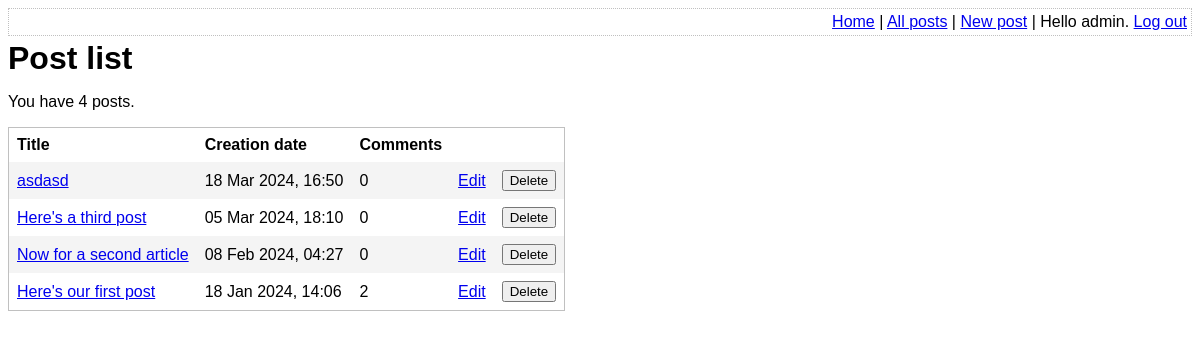
/list-posts.php (signed in), run on an earlier commit of the app's database.
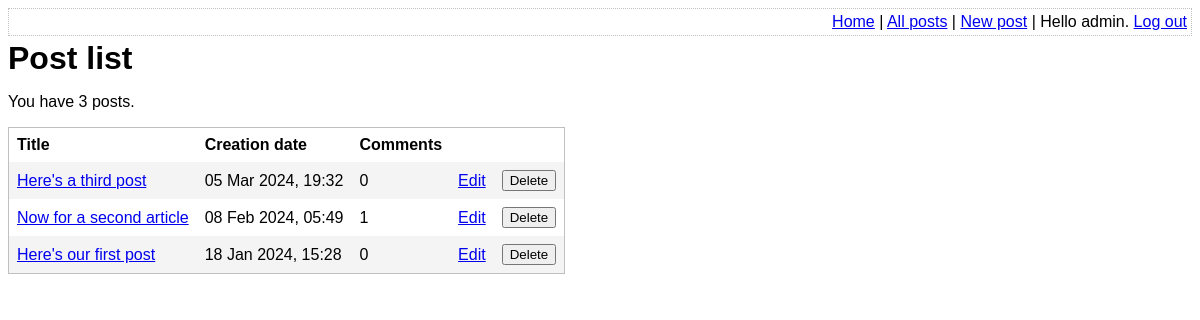
And on a later commit of the database.
### tables this page shows
CREATE TABLE post (
	id INTEGER PRIMARY KEY AUTOINCREMENT NOT NULL,
	title VARCHAR NOT NULL,
	body VARCHAR NOT NULL,
	user_id INTEGER NOT NULL,
	created_at VARCHAR NOT NULL,
	updated_at VARCHAR,
	FOREIGN KEY (user_id) REFERENCES user(id)
);

### lib/common.php (called while the page is built, shortened)
<?php
function htmlEscape($html)
{
    return htmlspecialchars($html, ENT_HTML5, 'UTF-8');
}
function convertSqlDate($sqlDate)
{
    $date = DateTime::createFromFormat('Y-m-d H:i:s', $sqlDate);
    return $date->format('d M Y, H:i');
}
function getAllPosts(PDO $pdo)
{
    $stmt = $pdo->query(
        'SELECT
            id, title, created_at, body,
            (SELECT COUNT(*) FROM comment WHERE comment.post_id = post.id) comment_count
        FROM
            post
        ORDER BY
            created_at DESC'
    );
    return $stmt->fetchAll(PDO::FETCH_ASSOC);
}

### list-posts.php (the view, shortened to what this page needs)
<?php
require_once 'lib/common.php';
$pdo = getPDO();
$posts = getAllPosts($pdo);
?>
<!DOCTYPE html>
<html>
    <head>
        <?php require 'templates/head.php' ?>
    </head>
    <body>
        <?php require 'templates/top-menu.php' ?>
        <h1>Post list</h1>
        <p>You have <?php echo count($posts) ?> posts.
        <form method="post">
            <table id="post-list">
                <thead>
                    <tr>
                        <th>Title</th>
                        <th>Creation date</th>
                        <th>Comments</th>
                        <th />
                        <th />
                    </tr>
                </thead>
                <tbody>
                    <?php foreach ($posts as $post): ?>
                        <tr>
                            <td>
                                <a
                                    href="view-post.php?post_id=<?php echo $post['id']?>"
                                ><?php echo htmlEscape($post['title']) ?></a>
                            </td>
                            <td>
                                <?php echo convertSqlDate($post['created_at']) ?>
                            </td>
                            <td>
                                <?php echo $post['comment_count'] ?>
                            </td>
                            <td>
                                <a href="edit-post.php?post_id=<?php echo $post['id']?>">Edit</a>
                            </td>
                            <td>
                                <input
                                    type="submit"
                                    name="delete-post[<?php echo $post['id']?>]"
                                    value="Delete"
                                />
                            </td>
                        </tr>
                    <?php endforeach ?>
                </tbody>
            </table>
        </form>
    </body>
</html>

What changed in the data, as far as the page shows it:
removed post: title "asdasd", created_at "18 Mar 2024, 16:50", comment_count "0"
changed post "Here's a third post": created_at "05 Mar 2024, 18:10" → "05 Mar 2024, 19:32"
changed post "Now for a second article": created_at "08 Feb 2024, 04:27" → "08 Feb 2024, 05:49"; comment_count "0" → "1"
changed post "Here's our first post": created_at "18 Jan 2024, 14:06" → "18 Jan 2024, 15:28"; comment_count "2" → "0"
Also different on the page:
count($posts): "4" → "3"
